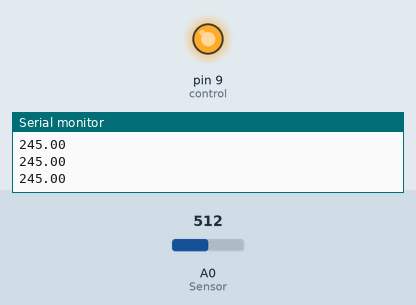
This sketch was run on a simulated Arduino Uno, built with avr-gcc and run on an emulated ATmega328P. Parts: output pins drawn as LEDs (lit = HIGH), the last lines printed to the serial monitor. The test bench sets the inputs (shaded band); at power-on: A0 (Sensor) = 512.

Above: at 1.2 s.
1.3 s: A0 (Sensor) set to 76
2.8 s: A0 (Sensor) set to 66
At 4.0 s:
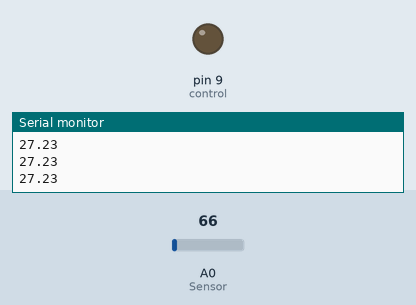
4.3 s: A0 (Sensor) set to 122
At 5.4 s:
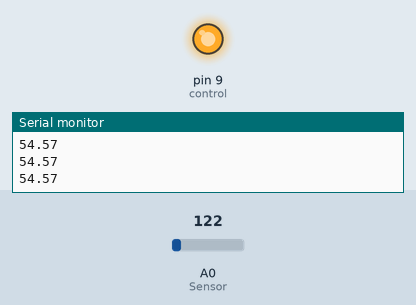
5.9 s: A0 (Sensor) set to 20
At 6.7 s:
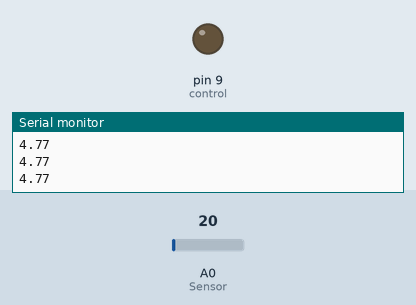
Timing chart, 0 to 8.5 s (numbered marks = the images above; inputs shaded):
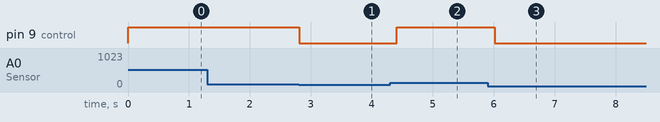

The sketch:

Proyecto_Final.ino
```cpp
int Sensor = 0 ;             // Pin que lee la temperatura
int umbral = 30 ;            // Temperatura que activa el ventilador
const int control = 9 ;      // Pin que controla el ventilador

void setup()
{
  Serial.begin(115200);       // Inicializa la comunicación serial a 115200 baudios
  pinMode(control, OUTPUT);    // Configura el pin de control del ventilador como salida
}

void loop()
{
  int lectura = analogRead(Sensor);               // Lee el valor analógico del sensor de temperatura
  float voltaje = 5.0 / 1024 * lectura ;           // Convierte la lectura analógica a voltaje
  float temp = voltaje * 100 - 5 ;                 // Convierte el voltaje a temperatura en grados Celsius
  Serial.println(temp);                            // Imprime la temperatura en el monitor serial

  if (temp >= umbral)
    digitalWrite(control, HIGH);                  // Si la temperatura es mayor o igual al umbral, activa el ventilador
  else
    digitalWrite(control, LOW);                   // Si la temperatura es menor al umbral, apaga el ventilador

  delay(200);                                      // Espera 200 milisegundos antes de realizar la próxima lectura
}
```

Measured:
- the behaviour switches between 72 and 71 on A0 (Sensor) (found by bisection; images 0 and 1)
- after the input at 2.8 s, pin 9 (control): HIGH → LOW at once
- after the input at 4.3 s, pin 9 (control): LOW → HIGH after 0.11 s
- after the input at 5.9 s, pin 9 (control): HIGH → LOW after 0.12 s
